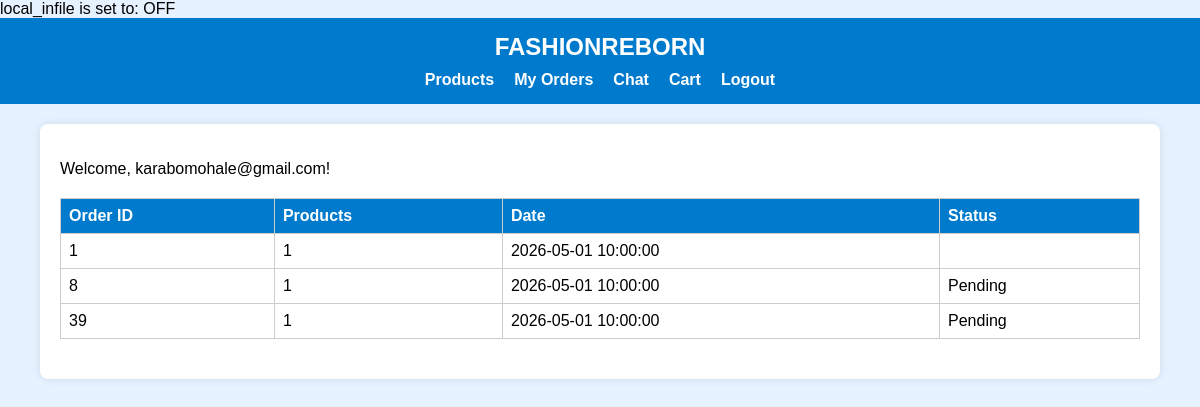
The app's page /orders.php (signed in) with its own data.
### tables this page shows
CREATE TABLE `tblaorder` (
  `order_id` int(11) NOT NULL,
  `user_email` varchar(100) NOT NULL,
  `product_ids` text NOT NULL,
  `order_date` datetime NOT NULL,
  `status` enum('Pending','Approved','Shipped','Cancelled') DEFAULT 'Pending'
);

### orders.php (the view, shortened to what this page needs)
<?php
include 'DBConn.php';
$userEmail = $_SESSION['email'];
$sql = "SELECT order_id, product_ids, order_date, status
        FROM tblaorder
        WHERE user_email='$userEmail'";
$result = $conn->query($sql);
?>
<?php include 'header.php'; ?>
<div class="container">
    <p>Welcome, <?php echo htmlspecialchars($userEmail); ?>!</p>
    <?php
    if ($result && $result->num_rows > 0) {
        echo "<table class='orders-table'>";
        echo "<tr><th>Order ID</th><th>Products</th><th>Date</th><th>Status</th></tr>";
        while ($row = $result->fetch_assoc()) {
            echo "<tr>
                    <td>{$row['order_id']}</td>
                    <td>{$row['product_ids']}</td>
                    <td>{$row['order_date']}</td>
                    <td>" . (isset($row['status']) ? $row['status'] : 'Pending') . "</td>
                  </tr>";
        }
        echo "</table>";
    } else {
        echo "<div class='info'>You have no orders yet.</div>";
    }
    ?>
</div>
</body>
</html>

### style.css (style rules this page uses)
body { font-family: Arial, sans-serif; background-color: #e6f2ff; margin: 0; padding: 0; }
.container { width: 90%; margin: 20px auto; background: white; padding: 20px; border-radius: 8px; box-shadow: 0 0 10px rgba(0,0,0,0.1); }
table { width: 100%; border-collapse: collapse; margin-bottom: 20px; }
table th, table td { border: 1px solid #ccc; padding: 8px; text-align: center; }
table th { background-color: #3399ff; color: white; }
.orders-table { width: 100%; border-collapse: collapse; margin-top: 20px; }
.orders-table th, .orders-table td { border: 1px solid #ccc; padding: 8px; text-align: left; }
.orders-table th { background-color: #007acc; color: white; }

### records on screen
tblaorder: order_id "1", product_ids "1", order_date "2026-05-01 10:00:00"
tblaorder: order_id "8", product_ids "1", order_date "2026-05-01 10:00:00", status "Pending"
tblaorder: order_id "39", product_ids "1", order_date "2026-05-01 10:00:00", status "Pending"

### other values on screen
$row['Value'] "OFF"
$userEmail "karabomohale@gmail.com"
